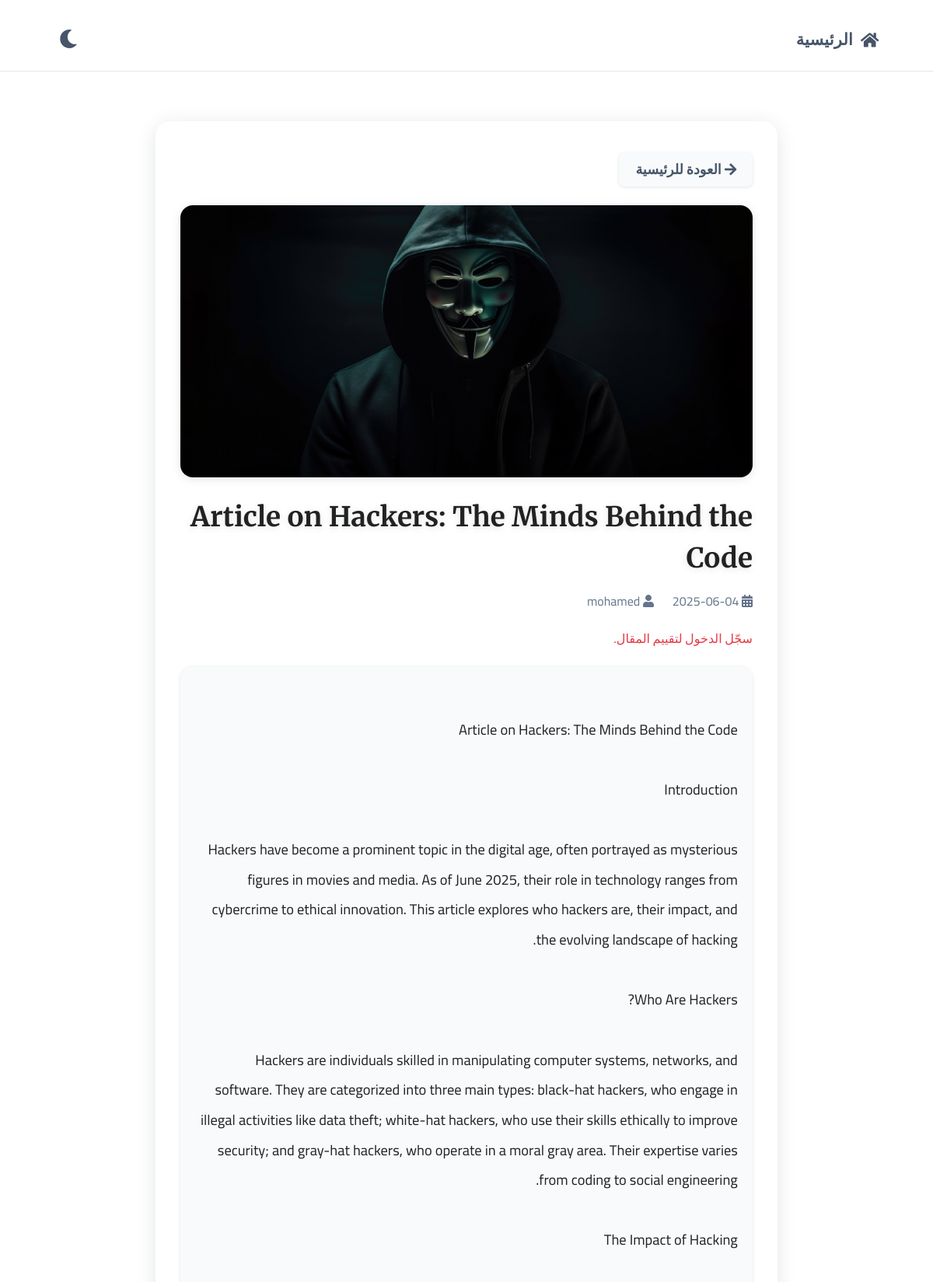
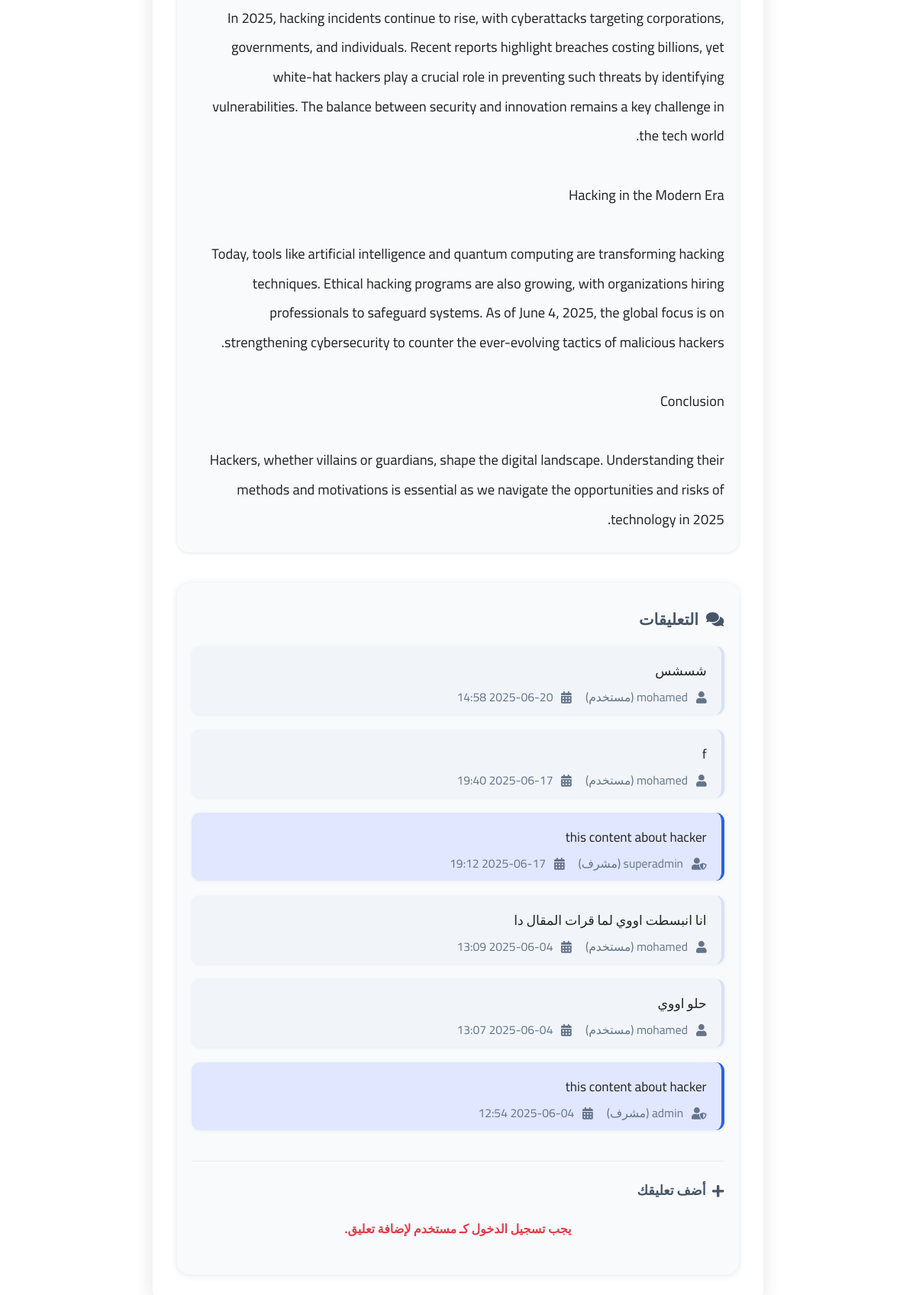
The app's page /article.php?id=10 with its own data (2 pictures, top to bottom).
### tables this page shows
CREATE TABLE `articles` (
  `id` int NOT NULL,
  `title` varchar(255) NOT NULL,
  `content` text NOT NULL,
  `image` varchar(100) DEFAULT NULL,
  `created_at` timestamp NOT NULL DEFAULT CURRENT_TIMESTAMP,
  `category_id` int DEFAULT NULL,
  `user_id` int DEFAULT NULL,
  `admin_id` int DEFAULT NULL
);

CREATE TABLE `users` (
  `id` int NOT NULL,
  `username` varchar(50) NOT NULL,
  `email` varchar(100) NOT NULL,
  `password` varchar(255) NOT NULL,
  `created_at` timestamp NOT NULL DEFAULT CURRENT_TIMESTAMP,
  `updated_at` datetime DEFAULT CURRENT_TIMESTAMP ON UPDATE CURRENT_TIMESTAMP,
  `is_active` tinyint(1) DEFAULT '1',
  `reset_token` varchar(100) DEFAULT NULL,
  `reset_expires` datetime DEFAULT NULL
);

CREATE TABLE `comments` (
  `id` int NOT NULL,
  `article_id` int NOT NULL,
  `user_id` int DEFAULT NULL,
  `admin_id` int DEFAULT NULL,
  `content` text NOT NULL,
  `is_admin` tinyint(1) DEFAULT '0',
  `status` enum('pending','approved','rejected') DEFAULT 'approved',
  `created_at` timestamp NOT NULL DEFAULT CURRENT_TIMESTAMP
);

### article.php (the view, shortened to what this page needs)
<?php
require_once 'db.php';
$id = isset($_GET['id']) ? intval($_GET['id']) : 0;
$article = $pdo->prepare("SELECT * FROM articles WHERE id = ?");
$article->execute([$id]);
$article = $article->fetch(PDO::FETCH_ASSOC);
$authorName = '';
if (!empty($article['user_id'])) {
    $stmt = $pdo->prepare('SELECT username FROM users WHERE id = ?');
    $stmt->execute([$article['user_id']]);
    $u = $stmt->fetch(PDO::FETCH_ASSOC);
    if ($u) $authorName = $u['username'];
} elseif (!empty($article['admin_id'])) {
    $stmt = $pdo->prepare('SELECT adminname FROM admins WHERE id = ?');
    $stmt->execute([$article['admin_id']]);
    $a = $stmt->fetch(PDO::FETCH_ASSOC);
    if ($a) $authorName = $a['adminname'];
}
$isUserLoggedIn = isset($_SESSION['user_id']);
?><!DOCTYPE html>
<html lang="ar" dir="rtl">
<head>
  <link rel="stylesheet" href="./css/index.css">
  <link rel="stylesheet" href="https://cdnjs.cloudflare.com/ajax/libs/font-awesome/5.15.1/css/all.min.css">
</head>
<body>
  <header class="header">
    <div class="container nav" style="display:flex;align-items:center;justify-content:space-between;">
      <a href="index.php" class="logo" style="font-size:1.3rem;font-weight:bold;color:var(--color-primary);text-decoration:none;display:flex;align-items:center;gap:0.5em;"><i class="fa fa-home"></i> الرئيسية</a>
      <button class="theme-toggle" aria-label="تبديل الوضع" type="button"><i class="fa fa-moon"></i></button>
    </div>
  </header>
  <main>
    <div class="article-page-container">
      <a href="index.php" class="article-page-back"><i class="fa fa-arrow-right"></i> العودة للرئيسية</a>
      <?php
        $imgSrc = $article['image'] ? 'uploads/articles/' . htmlspecialchars($article['image']) : 'https://source.unsplash.com/800x350/?arabic,writing,' . urlencode($article['category'] ?? 'article');
      ?>
      <div style="position:relative;">
        <img src="<?= $imgSrc ?>" alt="صورة المقال" class="article-page-image">
      </div>
      <h1 class="article-page-title"> <?= htmlspecialchars($article['title']) ?> </h1>
      <div class="article-page-meta">
        <span><i class="fa fa-calendar-alt"></i> <?= htmlspecialchars(substr($article['created_at'],0,10)) ?></span>
        <span><i class="fa fa-user"></i> <?= htmlspecialchars($authorName) ?></span>
      </div>
      <div class="article-rating-section" style="margin-bottom:1.5rem;">
        <?php if ($isUserLoggedIn): ?>
        <div id="userRatingInfo" style="margin-bottom:0.3rem;font-size:1rem;color:#3B82F6;"></div>
        <div id="userRatingStars" style="direction:ltr;text-align:right;"></div>
        <div id="ratingMsg" style="font-size:1rem;margin-top:0.3rem;"></div>
        <script>
<?php if ($isUserLoggedIn): ?>
document.addEventListener('DOMContentLoaded', function() {
  let userRating = 0;
  let rated = false;
  // جلب تقييم المستخدم الحالي
  function fetchUserRating() {
    fetch('rate_article.php', {
      method: 'POST',
      headers: { 'Content-Type': 'application/x-www-form-urlencoded' },
      body: 'article_id=<?= $article['id'] ?>&get_user=1'
    })
    .then(r=>r.json()).then(function(data) {
      userRating = data && data.user_rating ? parseInt(data.user_rating) : 0;
      renderUserStars();
      if(userRating > 0) {
        document.getElementById('userRatingInfo').innerHTML = `تقييمك: <span style="color:#fbbf24;font-size:1.2rem;">${'★'.repeat(userRating)}${'☆'.repeat(5-userRating)}</span> (${userRating} من 5)`;
        rated = true;
      } else {
        document.getElementById('userRatingInfo').innerHTML = '';
        rated = false;
      }
    });
  }
  function renderUserStars() {
    const container = document.getElementById('userRatingStars');
    container.innerHTML = '';
    for(let i=5;i>=1;i--) {
      const star = document.createElement('span');
      star.className = 'star';
      star.dataset.value = i;
      star.style.fontSize = '2rem';
      star.style.cursor = rated ? 'not-allowed' : 'pointer';
      star.style.color = i <= userRating ? '#fbbf24' : '#ccc';
      star.textContent = '★';
      if(!rated) {
        star.addEventListener('mouseenter', function() {
          highlightStars(i);
        });
        star.addEventListener('mouseleave', function() {
          highlightStars(userRating);
        });
        star.addEventListener('click', function() {
          if(rated) return;
          rateArticle(i);
        });
      }
      container.appendChild(star);
    }
  }
  function highlightStars(val) {
    document.querySelectorAll('#userRatingStars .star').forEach(s => {
      s.style.color = parseInt(s.dataset.value) <= val ? '#fbbf24' : '#ccc';
    });
  }
  function rateArticle(val) {
    fetch('rate_article.php', {
      method: 'POST',
      headers: { 'Content-Type': 'application/x-www-form-urlencoded' },
      body: `article_id=<?= $article['id'] ?>&rating=${val}`
    })
    .then(r=>r.json()).then(function(data) {
      if(data.success) {
        userRating = val;
        rated = true;
        renderUserStars();
        document.getElementById('userRatingInfo').innerHTML = `تقييمك: <span style=\"color:#fbbf24;font-size:1.2rem;\">${'★'.repeat(userRating)}${'☆'.repeat(5-userRating)}</span> (${userRating} من 5)`;
        document.getElementById('ratingMsg').textContent = 'تم تسجيل تقييمك بنجاح.';
        fetchRating();
      } else {
        document.getElementById('ratingMsg').textContent = data.message || 'حدث خطأ.';
      }
    });
  }
  fetchUserRating();
  // تحديث التقييم العام
  function fetchRating() {
    fetch('rate_article.php', {
      method: 'POST',
      headers: { 'Content-Type': 'application/x-www-form-urlencoded' },
      body: 'article_id=<?= $article['id'] ?>'
    })
    .then(r=>r.json()).then(function(data) {
      if(data && data.avg_rating !== undefined) {
        document.getElementById('articleRatingDisplay').innerHTML = `
          <span style=\"color:#fbbf24;font-size:1.3rem;\">${'★'.repeat(Math.round(data.avg_rating))}${'☆'.repeat(5-Math.round(data.avg_rating))}</span>
          <span style=\"color:#555;font-size:1rem;\">(${data.avg_rating} من 5 - ${data.total_ratings} تقييم)</span>
        `;
      } else {
        document.getElementById('articleRatingDisplay').innerHTML = 'لم يتم تقييم هذا المقال بعد.';
      }
    });
  }
  fetchRating();
});
<?php endif; ?>
        </script>
        <?php else: ?>
        <div style="color:#e63946;font-size:1rem;">سجّل الدخول لتقييم المقال.</div>
        <?php endif; ?>
      </div>
      <div class="article-page-content">
        <?= nl2br(htmlspecialchars($article['content'])) ?>
      </div>
      <div class="article-comments-section">
        <h2 class="comments-title"><i class="fa fa-comments"></i> التعليقات</h2>
        <?php
        $comments = $pdo->prepare("SELECT content, created_at, is_admin, user_id, admin_id FROM comments WHERE article_id = ? ORDER BY created_at DESC");
        $comments->execute([$article['id']]);
        $comments = $comments->fetchAll(PDO::FETCH_ASSOC);
        if ($comments && count($comments)) {
          echo '<ul class="comments-list">';
          foreach ($comments as $c) {
            $isAdmin = $c['is_admin'] == 1;
            $commentAuthor = $isAdmin ? 'مشرف' : 'مستخدم';
            if ($isAdmin && !empty($c['admin_id'])) {
              $stmt = $pdo->prepare('SELECT adminname FROM admins WHERE id = ?');
              $stmt->execute([$c['admin_id']]);
              $a = $stmt->fetch(PDO::FETCH_ASSOC);
              if ($a) $commentAuthor = $a['adminname'] . ' (مشرف)';
            } elseif (!$isAdmin && !empty($c['user_id'])) {
              $stmt = $pdo->prepare('SELECT username FROM users WHERE id = ?');
              $stmt->execute([$c['user_id']]);
              $u = $stmt->fetch(PDO::FETCH_ASSOC);
              if ($u) $commentAuthor = $u['username'] . ' (مستخدم)';
            }
            echo '<li class="comment-item'.($isAdmin ? ' admin-comment' : '').'">'
              .'<div class="comment-content">'.nl2br(htmlspecialchars($c['content'])).'</div>'
              .'<div class="comment-meta">'
              .'<i class="fa fa-user'.($isAdmin ? '-shield' : '').'"></i> '.htmlspecialchars($commentAuthor)
              .' &nbsp; <i class="fa fa-calendar-alt"></i> '.htmlspecialchars(substr($c['created_at'],0,16)).'</div>'
              .'</li>';
          }
          echo '</ul>';
        } else {
          echo '<div class="no-comments">لا توجد تعليقات بعد.</div>';
        }
        ?>
        <hr style="margin:2.5rem 0 1.5rem 0;opacity:.13;">
        <h3 class="add-comment-title"><i class="fa fa-plus"></i> أضف تعليقك</h3>
        <?php if ($isUserLoggedIn): ?>
        <form class="add-comment-form" method="post" action="" id="addCommentForm">
          <textarea name="user_comment" required placeholder="اكتب تعليقك هنا..." maxlength="500"></textarea>
          <button type="submit" class="add-comment-btn"><i class="fa fa-paper-plane"></i> إرسال</button>
        </form>
        <script>
        document.getElementById('addCommentForm').addEventListener('submit', async function(e) {
          e.preventDefault();
          const form = this;
          const textarea = form.querySelector('textarea[name="user_comment"]');
          const comment = textarea.value.trim();
          if (!comment) return;
          const btn = form.querySelector('button[type="submit"]');
          btn.disabled = true;
          btn.innerHTML = '<i class="fa fa-spinner fa-spin"></i> جارٍ الإرسال...';
          try {
            const res = await fetch('', {
              method: 'POST',
              headers: { 'Content-Type': 'application/x-www-form-urlencoded' },
              body: 'user_comment=' + encodeURIComponent(comment)
            });
            const html = await res.text();
            // استخراج جزء التعليقات فقط من الصفحة الجديدة
            const parser = new DOMParser();
            const doc = parser.parseFromString(html, 'text/html');
            const newCommentsSection = doc.querySelector('.article-comments-section');
            if (newCommentsSection) {
              document.querySelector('.article-comments-section').innerHTML = newCommentsSection.innerHTML;
            }
            textarea.value = '';
          } catch (err) {
            alert('حدث خطأ أثناء إرسال التعليق');
          } finally {
            btn.disabled = false;
            btn.innerHTML = '<i class="fa fa-paper-plane"></i> إرسال';
          }
        });
        </script>
        <?php else: ?>
        <div style="color:#e63946;text-align:center;font-weight:bold;margin:1.5rem 0;">يجب تسجيل الدخول كـ مستخدم لإضافة تعليق.</div>
        <?php endif; ?>
      </div>
    </div>
  </main>
</body>
</html>

### css/index.css (style rules this page uses)
:root { --color-primary: #3B82F6; --color-primary-dark: #2563EB; --color-slate-50: #F8FAFC; --color-slate-100: #F1F5F9; --color-slate-200: #E2E8F0; --color-slate-300: #CBD5E1; --color-slate-400: #94A3B8; --color-slate-500: #64748B; --color-slate-600: #475569; --color-slate-700: #334155; --color-slate-800: #1E293B; --color-slate-900: #0F172A; --color-white: #FFFFFF; --font-sans: 'Inter', system-ui, -apple-system, sans-serif; --font-serif: 'Merriweather', Georgia, serif; }
* { margin: 0; padding: 0; box-sizing: border-box; }
body, html { font-family: var(--font-sans); color: var(--color-slate-900); background-color: var(--color-slate-50); line-height: 1.5; transition: background 0.2s, color 0.2s; }
.container { max-width: 1200px; margin: 0 auto; padding: 0 1rem; }
.header { background-color: var(--color-white); box-shadow: 0 2px 16px #4262ed0a; z-index: 1000; border-bottom: 1.5px solid #e3e6f0; min-height: 64px; transition: background 0.2s, box-shadow 0.2s; }
.nav { display: flex; align-items: center; justify-content: space-between; height: 64px; max-width: 1200px; margin: 0 auto; padding: 0 2vw; }
.logo { font-family: var(--font-serif); font-size: 2rem; font-weight: 700; color: var(--color-primary-dark); text-decoration: none; letter-spacing: 0.01em; display: flex; align-items: center; gap: 8px; transition: color 0.18s; }
.theme-toggle { background: none; border: none; color: var(--color-slate-700); font-size: 1.3rem; cursor: pointer; border-radius: 50%; padding: 7px; transition: background 0.18s, color 0.18s; }

### records on screen
articles: image (picture), title "Article on Hackers: The Minds Behind the Code", created_at "2025-06-04", content "Article on Hackers: The Minds Behind the Code Introduction Hackers have become a prominent topic in the digital age, often portrayed as mysterious figures in movies and media. As of June 2025, their role in technology ranges from cybercrime to ethical innovation. This article explores who hackers are, their impact, and the evolving landscape of hacking. Who Are Hackers? Hackers are individuals skilled in manipulating computer systems, networks, and software. They are categorized into three main types: black-hat hackers, who engage in illegal activities like data theft; white-hat hackers, who use their skills ethically to improve security; and gray-hat hackers, who operate in a moral gray…"
users: username "mohamed"
comments: content "شسشس", is_admin 0 (drawn), user.username "mohamed (مستخدم)", created_at "2025-06-20 14:58"
comments: content "f", is_admin 0 (drawn), user.username "mohamed (مستخدم)", created_at "2025-06-17 19:40"
comments: content "this content about hacker", is_admin 1 (drawn), admin.adminname "superadmin (مشرف)", created_at "2025-06-17 19:12"
comments: content "انا انبسطت اووي لما قرات المقال دا", is_admin 0 (drawn), user.username "mohamed (مستخدم)", created_at "2025-06-04 13:09"
comments: content "حلو اووي", is_admin 0 (drawn), user.username "mohamed (مستخدم)", created_at "2025-06-04 13:07"
comments: content "this content about hacker", is_admin 1 (drawn), admin.adminname "admin (مشرف)", created_at "2025-06-04 12:54"
